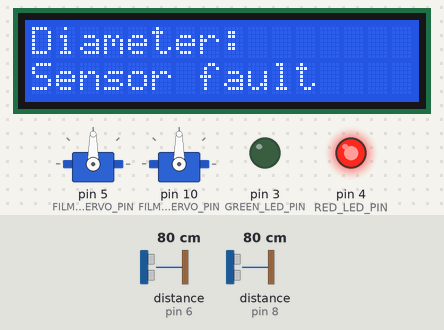
Bench run of a sketch on a simulated Arduino Uno, built with avr-gcc and run on an emulated ATmega328P. Shown: 2 × servo, 16×2 character LCD, output pins drawn as LEDs (lit = HIGH). Wiring (from diagram.json): 2 × ultrasonic range finder: trigger pin 9, echo pin 8 / trigger pin 7, echo pin 6. The inputs (shaded band) are chosen by the test bench; at power-on: distance to the obstacle (sensors on pin 6, pin 8) 80 cm. The echo pulse lasts 58.3 µs per cm; pins used as bus, display or sensor lines are not drawn.

Above: at 0.45 s.
At 1.37 s:
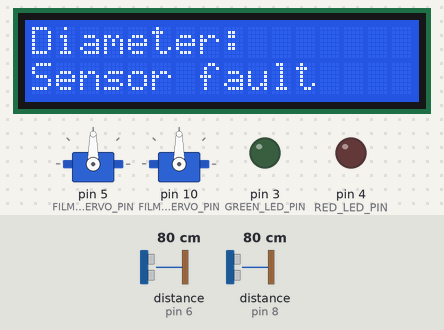
Timing chart, 0 to 130.0 s (numbered marks = the images above):
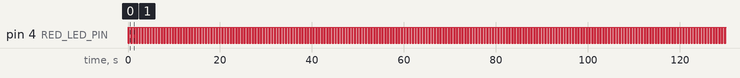

Measured:
- by itself, pin 4 (RED_LED_PIN): repeats every 0.60 s: HIGH 0.30 s, LOW 0.30 s

The sketch:

IOT.ino
```cpp
#include <Arduino.h>
#include <Wire.h>
#include <LiquidCrystal_I2C.h>
#include <Servo.h>

// Pin assignments
constexpr uint8_t TRIGGER_LEFT_PIN = 9;
constexpr uint8_t ECHO_LEFT_PIN = 8;
constexpr uint8_t TRIGGER_RIGHT_PIN = 7;
constexpr uint8_t ECHO_RIGHT_PIN = 6;
constexpr uint8_t GREEN_LED_PIN = 3;
constexpr uint8_t RED_LED_PIN = 4;
constexpr uint8_t FILM_LEFT_SERVO_PIN = 5;
constexpr uint8_t FILM_RIGHT_SERVO_PIN = 10;

// Process parameters (centimetres)
float sensorSeparationCm = 80.0f;
constexpr float TARGET_DIAMETER_CM = 50.0f;
constexpr float ALLOWED_TOLERANCE_CM = 2.0f;
constexpr float MIN_VALID_DISTANCE_CM = 2.0f;
constexpr float MAX_VALID_DISTANCE_CM = 400.0f;

constexpr uint32_t ECHO_TIMEOUT_US = 25000UL;
constexpr uint32_t SENSOR_SETTLE_US = 2500UL;
constexpr uint32_t MEASUREMENT_INTERVAL_MS = 100UL;
constexpr uint32_t DISPLAY_INTERVAL_MS = 250UL;
constexpr uint32_t LED_BLINK_INTERVAL_MS = 300UL;

// Wokwi demo mode: animate the bubble continuously between 46 cm and 54 cm.
// Set to false for physical HC-SR04 measurements or slider-controlled Wokwi input.
constexpr bool CONTINUOUS_FILM_SIMULATION = false;
constexpr float SIMULATION_AMPLITUDE_CM = 4.0f;
constexpr uint32_t SIMULATION_PERIOD_MS = 12000UL;

LiquidCrystal_I2C lcd(0x27, 16, 2);
Servo filmLeftServo;
Servo filmRightServo;

enum class SensorPhase : uint8_t {
  Idle,
  WaitingForRise,
  WaitingForFall
};

struct UltrasonicSensor {
  uint8_t triggerPin;
  uint8_t echoPin;
  SensorPhase phase = SensorPhase::Idle;
  uint32_t deadlineUs = 0;
  uint32_t riseTimeUs = 0;
  float distanceCm = NAN;
  bool valid = false;

  UltrasonicSensor(uint8_t trigger, uint8_t echo)
      : triggerPin(trigger), echoPin(echo) {}
};

UltrasonicSensor leftSensor{TRIGGER_LEFT_PIN, ECHO_LEFT_PIN};
UltrasonicSensor rightSensor{TRIGGER_RIGHT_PIN, ECHO_RIGHT_PIN};

uint32_t nextMeasurementMs = 0;
uint32_t lastDisplayMs = 0;
float bubbleDiameterCm = NAN;
bool diameterValid = false;
bool inTolerance = false;
bool indicatorState = false;
uint32_t lastBlinkMs = 0;

bool timeReached(uint32_t now, uint32_t target) {
  return static_cast<int32_t>(now - target) >= 0;
}

void startMeasurement(UltrasonicSensor &sensor) {
  digitalWrite(sensor.triggerPin, LOW);
  delayMicroseconds(2);
  digitalWrite(sensor.triggerPin, HIGH);
  delayMicroseconds(10);
  digitalWrite(sensor.triggerPin, LOW);

  sensor.phase = SensorPhase::WaitingForRise;
  sensor.deadlineUs = micros() + ECHO_TIMEOUT_US;
  sensor.valid = false;
}

void serviceMeasurement(UltrasonicSensor &sensor, uint32_t nowUs) {
  if (sensor.phase == SensorPhase::Idle) {
    return;
  }

  const bool timedOut = static_cast<int32_t>(nowUs - sensor.deadlineUs) >= 0;

  if (sensor.phase == SensorPhase::WaitingForRise) {
    if (digitalRead(sensor.echoPin) == HIGH) {
      sensor.riseTimeUs = nowUs;
      sensor.phase = SensorPhase::WaitingForFall;
    } else if (timedOut) {
      sensor.phase = SensorPhase::Idle;
      sensor.valid = false;
    }
    return;
  }

  if (digitalRead(sensor.echoPin) == LOW) {
    const uint32_t pulseWidthUs = nowUs - sensor.riseTimeUs;
    const float measuredDistanceCm = pulseWidthUs / 58.0f;
    sensor.distanceCm = measuredDistanceCm;
    sensor.valid = measuredDistanceCm >= MIN_VALID_DISTANCE_CM &&
                   measuredDistanceCm <= MAX_VALID_DISTANCE_CM;
    sensor.phase = SensorPhase::Idle;
  } else if (timedOut) {
    sensor.phase = SensorPhase::Idle;
    sensor.valid = false;
  }
}

void calculateDiameter() {
  if (CONTINUOUS_FILM_SIMULATION) {
    const float phase = (millis() % SIMULATION_PERIOD_MS) *
                        (2.0f * PI / SIMULATION_PERIOD_MS);
    bubbleDiameterCm = TARGET_DIAMETER_CM + SIMULATION_AMPLITUDE_CM * sin(phase);
    diameterValid = true;
    return;
  }

  diameterValid = leftSensor.valid && rightSensor.valid;
  if (!diameterValid) {
    bubbleDiameterCm = NAN;
    return;
  }

  const float D = sensorSeparationCm;
  const float d1 = leftSensor.distanceCm;
  const float d2 = rightSensor.distanceCm;
  bubbleDiameterCm = D - (d1 + d2);
  diameterValid = bubbleDiameterCm >= 0.0f && bubbleDiameterCm <= D;
}

void updateIndicators() {
  inTolerance = diameterValid &&
                fabs(bubbleDiameterCm - TARGET_DIAMETER_CM) <= ALLOWED_TOLERANCE_CM;

  if (!diameterValid) {
    filmLeftServo.write(90);
    filmRightServo.write(90);
    return;
  }

  const int filmHalfAngle = constrain(
      static_cast<int>((bubbleDiameterCm - (TARGET_DIAMETER_CM - SIMULATION_AMPLITUDE_CM)) *
                           50.0f / (2.0f * SIMULATION_AMPLITUDE_CM) + 15.0f),
      15, 65);
  filmLeftServo.write(90 + filmHalfAngle);
  filmRightServo.write(90 - filmHalfAngle);
}

void serviceIndicators(uint32_t nowMs) {
  if (timeReached(nowMs, lastBlinkMs + LED_BLINK_INTERVAL_MS)) {
    lastBlinkMs = nowMs;
    indicatorState = !indicatorState;
  }

  const bool greenLedOn = diameterValid && inTolerance && indicatorState;
  const bool redLedOn = (!diameterValid || !inTolerance) && indicatorState;
  digitalWrite(GREEN_LED_PIN, greenLedOn ? HIGH : LOW);
  digitalWrite(RED_LED_PIN, redLedOn ? HIGH : LOW);
}

void updateDisplay() {
  lcd.setCursor(0, 0);
  lcd.print("Diameter:       ");
  lcd.setCursor(0, 1);

  if (!diameterValid) {
    lcd.print("Sensor fault     ");
    return;
  }

  lcd.print(bubbleDiameterCm, 1);
  lcd.print(" cm ");
  lcd.print(inTolerance ? "OK   " : "ALARM");
}

void serviceSensors() {
  const uint32_t nowUs = micros();
  serviceMeasurement(leftSensor, nowUs);
  serviceMeasurement(rightSensor, nowUs);

  static bool leftTriggered = false;
  static uint32_t lastTriggerUs = 0;

  if (leftSensor.phase == SensorPhase::Idle &&
      rightSensor.phase == SensorPhase::Idle &&
      static_cast<uint32_t>(nowUs - lastTriggerUs) >= SENSOR_SETTLE_US) {
    if (!leftTriggered) {
      startMeasurement(leftSensor);
      leftTriggered = true;
      lastTriggerUs = nowUs;
    } else {
      startMeasurement(rightSensor);
      leftTriggered = false;
      lastTriggerUs = nowUs;
    }
  }
}

void setup() {
  pinMode(TRIGGER_LEFT_PIN, OUTPUT);
  pinMode(ECHO_LEFT_PIN, INPUT);
  pinMode(TRIGGER_RIGHT_PIN, OUTPUT);
  pinMode(ECHO_RIGHT_PIN, INPUT);
  pinMode(GREEN_LED_PIN, OUTPUT);
  pinMode(RED_LED_PIN, OUTPUT);
  filmLeftServo.attach(FILM_LEFT_SERVO_PIN);
  filmRightServo.attach(FILM_RIGHT_SERVO_PIN);

  digitalWrite(TRIGGER_LEFT_PIN, LOW);
  digitalWrite(TRIGGER_RIGHT_PIN, LOW);
  digitalWrite(GREEN_LED_PIN, LOW);
  digitalWrite(RED_LED_PIN, HIGH);

  lcd.init();
  lcd.backlight();
  lcd.clear();
  lcd.setCursor(0, 0);
  lcd.print("Bubble Monitor");
  lcd.setCursor(0, 1);
  lcd.print("Starting...");

  nextMeasurementMs = millis() + MEASUREMENT_INTERVAL_MS;
}

void loop() {
  serviceSensors();

  const uint32_t nowMs = millis();
  if (timeReached(nowMs, nextMeasurementMs)) {
    nextMeasurementMs = nowMs + MEASUREMENT_INTERVAL_MS;
    calculateDiameter();
    updateIndicators();
  }

  if (timeReached(nowMs, lastDisplayMs + DISPLAY_INTERVAL_MS)) {
    lastDisplayMs = nowMs;
    updateDisplay();
  }

  serviceIndicators(nowMs);
}
```
